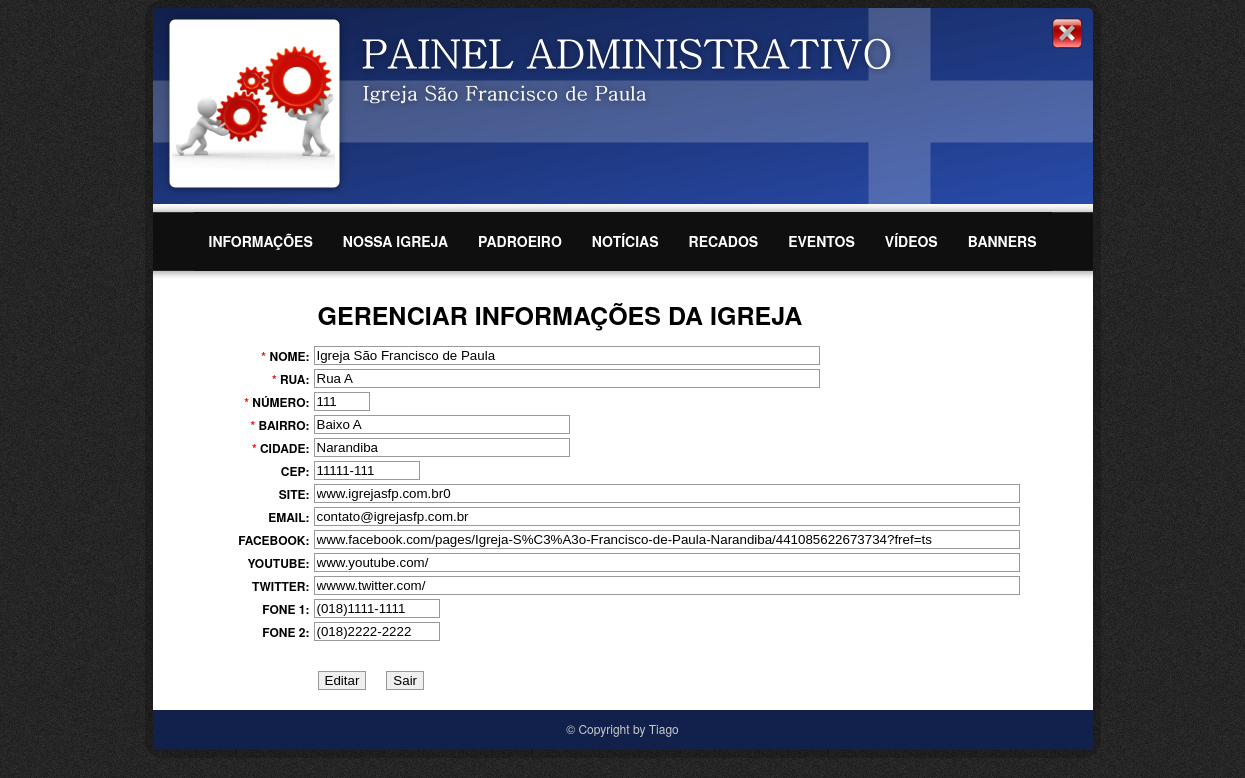
Page /Site/admin/informacoes.php (signed in) on the committed database.
### tables this page shows
CREATE TABLE IF NOT EXISTS `instituicao` (
  `inst_id` int(11) NOT NULL AUTO_INCREMENT,
  `inst_nome` varchar(100) NOT NULL,
  `inst_rua` varchar(100) NOT NULL,
  `inst_numero` int(11) NOT NULL,
  `inst_bairro` varchar(100) NOT NULL,
  `inst_cidade` varchar(100) NOT NULL,
  `inst_cep` varchar(9) DEFAULT NULL,
  `inst_site` varchar(100) DEFAULT NULL,
  `inst_email` varchar(100) DEFAULT NULL,
  `inst_facebook` varchar(100) DEFAULT NULL,
  `inst_youtube` varchar(100) DEFAULT NULL,
  `inst_twitter` varchar(100) DEFAULT NULL,
  `inst_fone1` varchar(15) DEFAULT NULL,
  `inst_fone2` varchar(15) DEFAULT NULL,
  PRIMARY KEY (`inst_id`)
);

### Site/admin/informacoes.php (the view, shortened to what this page needs)
<?php
	require_once("conexao.php");
	$nome="";
	$rua="";
	$numero="";
	$bairro="";
	$cidade="";
	$cep="";
	$site="";
	$email="";
	$facebook="";
	$youtube="";
	$twitter="";
	$fone1="";
	$fone2="";
	$SQL = "SELECT * FROM instituicao";
	$execute_query = mysql_query($SQL, $conn);
	if($query = @mysql_fetch_array($execute_query)){
		$nome=$query['inst_nome'];
		$rua=$query['inst_rua'];
		$numero=$query['inst_numero'];
		$bairro=$query['inst_bairro'];
		$cidade=$query['inst_cidade'];
		$cep=$query['inst_cep'];
		$site=$query['inst_site'];
		$email=$query['inst_email'];
		$facebook=$query['inst_facebook'];
		$youtube=$query['inst_youtube'];
		$twitter=$query['inst_twitter'];
		$fone1=$query['inst_fone1'];
		$fone2=$query['inst_fone2'];
	}
?>
<!DOCTYPE html>
<html lang="en">
	<head>
		<link rel="stylesheet" type="text/css" href="css/style.css">
	</head>
	<body>
		<div id="container">
			<?php require_once("menu.php"); ?>
			<div id="content">
				<div id="pagina" style="margin-left:165px;">
					GERENCIAR INFORMAÇÕES DA IGREJA<br />
				</div>
				<br clear="all" />
				<form method="post" action="informacoes.php" enctype="multipart/form-data">
					<table>
						<tr>
							<td class="coluna1"><label>*</label> NOME: </td>
							<td class="coluna2"><input type="text" name="txtNome" value="<?=$nome?>" style="width: 500px;"/></td>
						</tr>
						<tr>
							<td class="coluna1"><label>*</label> RUA: </td>
							<td class="coluna2"><input type="text" name="txtRua" value="<?=$rua?>" style="width: 500px;"/></td>
						</tr>
						<tr>
							<td class="coluna1"><label>*</label> NÚMERO: </td>
							<td class="coluna2"><input type="text" name="txtNumero" value="<?=$numero?>" style="width: 50px;"/></td>
						</tr>
						<tr>
							<td class="coluna1"><label>*</label> BAIRRO: </td>
							<td class="coluna2"><input type="text" name="txtBairro" value="<?=$bairro?>" style="width: 250px;"/></td>
						</tr>
						<tr>
							<td class="coluna1"><label>*</label> CIDADE: </td>
							<td class="coluna2"><input type="text" name="txtCidade" value="<?=$cidade?>" style="width: 250px;"/></td>
						</tr>
						<tr>
							<td class="coluna1"> CEP: </td>
							<td class="coluna2"><input type="text" name="txtCep" value="<?=$cep?>" style="width: 100px;"/></td>
						</tr>
						<tr>
							<td class="coluna1"> SITE: </td>
							<td class="coluna2"><input type="text" name="txtSite" value="<?=$site?>" style="width: 700px;"/></td>
						</tr>
						<tr>
							<td class="coluna1"> EMAIL: </td>
							<td class="coluna2"><input type="text" name="txtEmail" value="<?=$email?>" style="width: 700px;"/></td>
						</tr>
						<tr>
							<td class="coluna1"> FACEBOOK: </td>
							<td class="coluna2"><input type="text" name="txtFacebook" value="<?=$facebook?>" style="width: 700px;"/></td>
						</tr>
						<tr>
							<td class="coluna1">YOUTUBE: </td>
							<td class="coluna2"><input type="text" name="txtYoutube" value="<?=$youtube?>" style="width: 700px;"/></td>
						</tr>
						<tr>
							<td class="coluna1"> TWITTER: </td>
							<td class="coluna2"><input type="text" name="txtTwitter" value="<?=$twitter?>" style="width: 700px;"/></td>
						</tr>
						<tr>
							<td class="coluna1"> FONE 1: </td>
							<td class="coluna2"><input type="text" name="txtFone1" value="<?=$fone1?>" style="width: 120px;"/></td>
						</tr>
						<tr>
							<td class="coluna1"> FONE 2: </td>
							<td class="coluna2"><input type="text" name="txtFone2" value="<?=$fone2?>" style="width: 120px;"/></td>
						</tr>
					</table>
					<br clear="all" />
					<div style="margin-left:165px;padding-left: 0px; display:table; text-align: left;">
						<input type="submit" name="Botao" value="Editar" class="button"/>
						<input type="submit" name="Botao" value="Sair" class="button"/>
					</div>
				</form>
			</div>
			<footer>
				<div id="desenvolvido">
					&copy; Copyright  by Tiago
				</div>
			</footer>
		</div>
	</body>
</html>

### Site/admin/css/style.css (style rules this page uses)
body { background-image: url('img/fundo.png'); font-family: HelveticaNeue, "Helvetica Neue", Arial, Helvetica, sans-serif; }
#container { width:940px; height:auto; margin: 0 auto; padding: 0px; background-color: #FFFFFF; box-shadow: 0px 0px 0px 8px rgba(0,0,0,0.2); border-radius: 10px; -moz-border-radius: 10px; -webkit-border-radius: 10px; }
#container #content { width: 100%; padding: 0; text-align: center; }
#container #content table { width: 800px; margin: 0 auto; font-size: 12px; font-weight: bold; }
#container #content .coluna1 { text-align:right; width:90px; }
#container #content .coluna2 { text-align:left; }
#container #content label { color: red; }
#container #content input { border: 1px solid #999999; }
#container #content .button { margin-right: 20px; }
#container footer { height: 30px; background-color: #12214C; margin-top: 20px; text-align:center; padding-top:10px; color:#CCCCCC; font-size:12px; }
#pagina { width:100%; float:left; margin-left: 70px; margin-top:10px; margin-bottom:10px; text-align: left; font-size: 25px; font-weight: bold; }

### rows in the picture
instituicao: txtNome "Igreja São Francisco de Paula", txtRua "Rua A", txtNumero "111", txtBairro "Baixo A", txtCidade "Narandiba", txtCep "11111-111", txtSite "www.igrejasfp.com.br0", txtEmail "contato@igrejasfp.com.br", txtFacebook "www.facebook.com/pages/Igreja-S%C3%A3o-Francisco-de-Paula-Narandiba/441085622673734?fref=ts", txtYoutube "www.youtube.com/", txtTwitter "wwww.twitter.com/", txtFone1 "(018)1111-1111", txtFone2 "(018)2222-2222"
